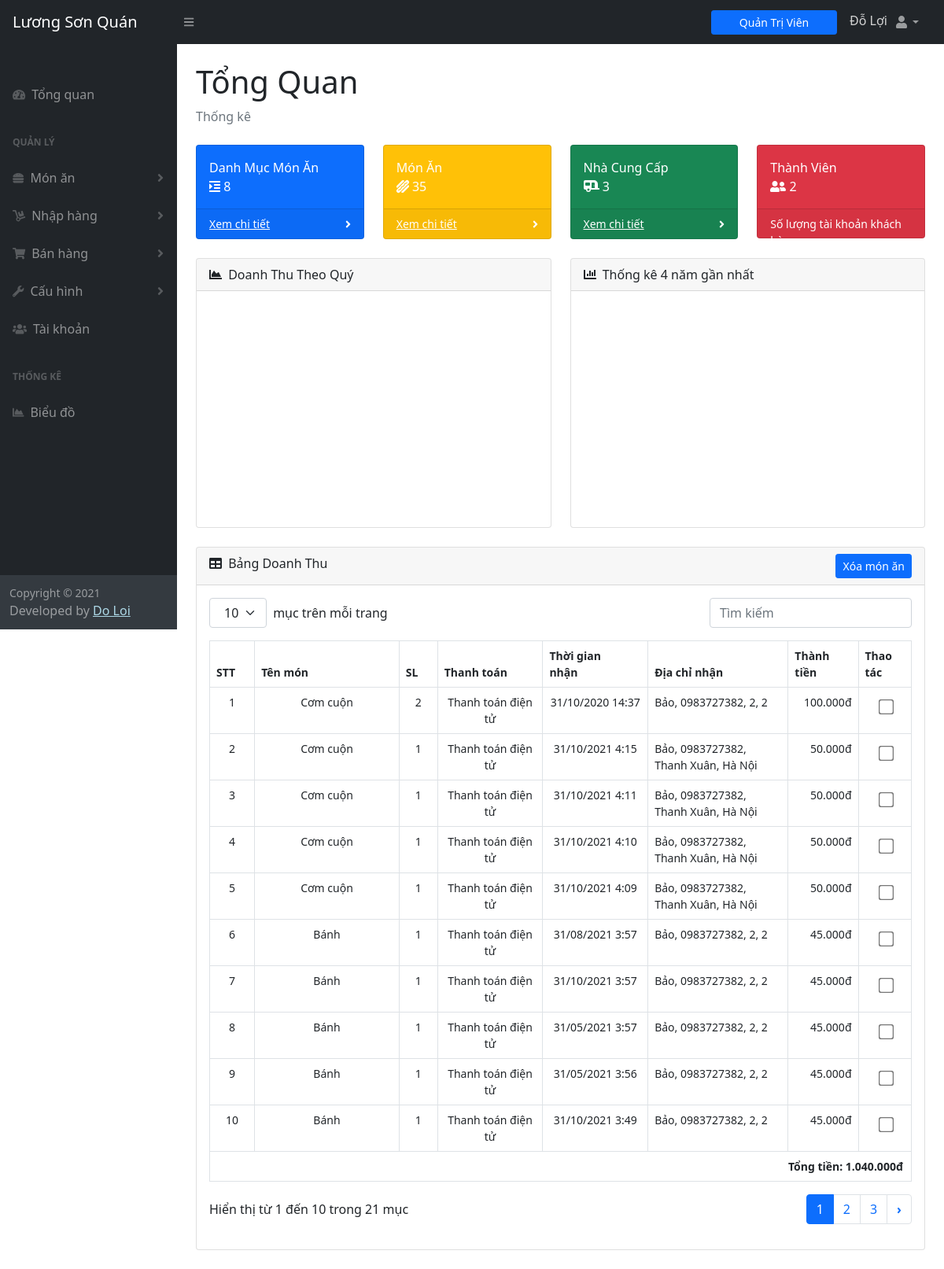
/admin/index.php (signed in), run on the app's committed database.
### tables this page shows
CREATE TABLE `tbl_revenue` (
  `id` int(11) NOT NULL,
  `customerId` int(11) NOT NULL,
  `foodId` int(11) NOT NULL,
  `foodName` varchar(255) NOT NULL,
  `quantity` int(11) NOT NULL,
  `price` varchar(255) NOT NULL,
  `image` varchar(255) NOT NULL,
  `paymethod` varchar(50) NOT NULL,
  `address` varchar(255) NOT NULL,
  `datetime` timestamp NOT NULL DEFAULT current_timestamp()
);

### lib/database.php (called while the page is built, shortened)
<?php
class Database{
    public $host = DB_HOST;
    public $user = DB_USERNAME;
    public $pass = DB_PASSWORD;
    public $dbname = DB_NAME;
    public $link;
    private function connectDB()
    {
        $this->link = new mysqli($this->host, $this->user, $this->pass, $this->dbname);
    }
    public function select($query)
    {
        $result = $this->link->query($query) or die($this->link->error . __LINE__);
        if ($result->num_rows > 0) {
            return $result;
        } else {
            return false;
        }
    }
}
?>

### classes/category.php (called while the page is built, shortened)
<?php
    $filepath = realpath(dirname(__FILE__));
    include_once ($filepath.'/../lib/database.php');
?>
<?php
class category
{
    private $db;
    public function __construct()
    {
        $this->db = new Database();
    }
    public function show_category()
    {
        $query = "SELECT * FROM tbl_category ORDER BY cateId DESC";
        $result = $this->db->select($query);
        return $result;
    }
}
?>

### classes/food.php (called while the page is built, shortened)
<?php
$filepath = realpath(dirname(__FILE__));
include_once($filepath . '/../lib/database.php');
?>
<?php
class food
{
    private $db;
    public function __construct()
    {
        $this->db = new Database();
    }
    public function show_food()
    {
        $query = "SELECT * FROM tbl_food,tbl_category WHERE tbl_food.foodIdCategory = tbl_category.cateId ORDER BY tbl_food.foodId DESC";
        $result = $this->db->select($query);
        return $result;
    }
}
?>

### classes/supplier.php (called while the page is built, shortened)
<?php
    $filepath = realpath(dirname(__FILE__));
    include_once ($filepath.'/../lib/database.php');
?>
<?php
class supplier
{
    private $db;
    public function __construct()
    {
        $this->db = new Database();
    }
    public function show_supplier()
    {
        $query = "SELECT * FROM tbl_supplier ORDER BY supplierId DESC";
        $result = $this->db->select($query);
        return $result;
    }
}
?>

### classes/customer.php (called while the page is built, shortened)
<?php
    $filepath = realpath(dirname(__FILE__));
    include_once ($filepath . '/../lib/database.php');
?>
<?php
class customer {
    private $db;
    public function __construct()
    {
        $this->db = new Database();
    }
    public function show_customers()
    {
        $query = "SELECT * FROM tbl_customer";
        $result = $this->db->select($query);
        return $result;
    }
}
?>

### classes/revenue.php (called while the page is built, shortened)
<?php
$filepath = realpath(dirname(__FILE__));
include_once($filepath . '/../lib/database.php');
?>
<?php
class revenue
{
    private $db;
    public function __construct()
    {
        $this->db = new Database();
    }
    public function show_revenue()
    {
        $query = "SELECT * FROM tbl_revenue ORDER BY id DESC";
        $result = $this->db->select($query);
        return $result;
    }
}
?>

### admin/index.php (the view, shortened to what this page needs)
<?php
include_once '../classes/revenue.php';
$revenue = new revenue();
include_once '../classes/food.php';
$food = new food();
include_once '../classes/category.php';
$cate = new category();
include_once '../classes/customer.php';
$customer = new customer();
include_once '../classes/supplier.php';
$supplier = new supplier();
?>
<!DOCTYPE html>
<html lang="en">
<head>
    <link href="https://cdn.jsdelivr.net/npm/simple-datatables@latest/dist/style.css" rel="stylesheet" />
    <link href="css/styles.css" rel="stylesheet" />
</head>
<body class="sb-nav-fixed">
    <?php include './inc/header.php'; ?>
    <div id="layoutSidenav">
        <?php include './inc/sidebar.php'; ?>
        <div id="layoutSidenav_content">
            <main>
                <div class="container-fluid px-4">
                    <h1 class="mt-4">Tổng Quan</h1>
                    <ol class="breadcrumb mb-4">
                        <li class="breadcrumb-item active">Thống kê</li>
                    </ol>
                    <div class="row">
                        <div class="col-xl-3 col-md-6">
                            <div class="card bg-primary text-white mb-4">
                                <?php
                                    $show_cate = $cate->show_category();
                                    if ($show_cate) {
                                        $count = 0;
                                        while ($row = $show_cate->fetch_assoc()) {
                                            $count++;
                                        }
                                    }
                                    $show_food = $food->show_food();
                                    if ($show_food) {
                                        $count1 = 0;
                                        while ($row = $show_food->fetch_assoc()) {
                                            $count1++;
                                        }
                                    }
                                    $show_supplier = $supplier->show_supplier();
                                    if ($show_supplier) {
                                        $count2 = 0;
                                        while ($row = $show_supplier->fetch_assoc()) {
                                            $count2++;
                                        }
                                    }
                                    $show_customer = $customer->show_customers();
                                    if ($show_customer) {
                                        $count3 = 0;
                                        while ($row = $show_customer->fetch_assoc()) {
                                            $count3++;
                                        }
                                    }
                                ?>
                                <div class="card-body">Danh Mục Món Ăn <br><i class="fas fa-indent"></i> <?= $count ?></div>
                                <div class="card-footer d-flex align-items-center justify-content-between">
                                    <a class="small text-white stretched-link" href="category.php">Xem chi tiết</a>
                                    <div class="small text-white"><i class="fas fa-angle-right"></i></div>
                                </div>
                            </div>
                        </div>
                        <div class="col-xl-3 col-md-6">
                            <div class="card bg-warning text-white mb-4">
                                <div class="card-body">Món Ăn <br><i class="fas fa-hotdog"></i> <?= $count1 ?></div>
                                <div class="card-footer d-flex align-items-center justify-content-between">
                                    <a class="small text-white stretched-link" href="food.php">Xem chi tiết</a>
                                    <div class="small text-white"><i class="fas fa-angle-right"></i></div>
                                </div>
                            </div>
                        </div>
                        <div class="col-xl-3 col-md-6">
                            <div class="card bg-success text-white mb-4">
                                <div class="card-body">Nhà Cung Cấp <br><i class="fas fa-caravan"></i> <?= $count2 ?></div>
                                <div class="card-footer d-flex align-items-center justify-content-between">
                                    <a class="small text-white stretched-link" href="supplier.php">Xem chi tiết</a>
                                    <div class="small text-white"><i class="fas fa-angle-right"></i></div>
                                </div>
                            </div>
                        </div>
                        <div class="col-xl-3 col-md-6">
                            <div class="card bg-danger text-white mb-4">
                                <div class="card-body">Thành Viên <br><i class="fas fa-user-friends"></i> <?= $count3 ?></div>
                                <div class="card-footer d-flex align-items-center justify-content-between">
                                    <div class="small text-white" style="height: 20px;">Số lượng tài khoản khách hàng</div>
                                </div>
                            </div>
                        </div>
                    </div>
                    <div class="row">
                        <div class="col-xl-6">
                            <div class="card mb-4">
                                <div class="card-header">
                                    <i class="fas fa-chart-area me-1"></i>
                                    Doanh Thu Theo Quý
                                </div>
                                <div class="card-body p-0">
                                    <div id="chart_div" style="height: 300px;"></div>
                                </div>
                            </div>
                        </div>
                        <div class="col-xl-6">
                            <div class="card mb-4">
                                <div class="card-header">
                                    <i class="fas fa-chart-bar me-1"></i>
                                    Thống kê 4 năm gần nhất
                                </div>
                                <div class="card-body p-0">
                                    <div id="columnchart_material" style="width: 100%; height: 300px;"></div>
                                </div>
                            </div>
                        </div>
                    </div>
                    <form action="" method="post">
                        <div class="card mb-4">
                            <div class="card-header">
                                <i class="fas fa-table me-1"></i>
                                Bảng Doanh Thu
                                <button type="submit" name="delete" class="btn btn-primary btn-sm mr-2" onclick="return confirm('Bạn chắc chắn muốn xóa các mục đã chọn?')" style="float: right;">Xóa món ăn</button>
                            </div>
                            <div class="card-body">
                                <table id="datatablesSimple">
                                    <thead>
                                        <tr>
                                            <th>STT</th>
                                            <th>Tên món</th>
                                            <th>SL</th>
                                            <th>Thanh toán</th>
                                            <th>Thời gian nhận</th>
                                            <th>Địa chỉ nhận</th>
                                            <th>Thành tiền</th>
                                            <th>Thao tác</th>
                                        </tr>
                                    </thead>
                                    <tbody>
                                        <?php
                                        $show_revenue = $revenue->show_revenue();
                                        if ($show_revenue) {
                                            $i = 1;
                                            $total = 0;
                                            while ($row = $show_revenue->fetch_assoc()) {
                                        ?>
                                                <tr>
                                                    <td style="width:4%;text-align: center;"><?= $i ?></td>
                                                    <td style="text-align: center;"><?= $row['foodName'] ?></td>
                                                    <td style="width:4%;text-align: center;"><?= $row['quantity'] ?></td>
                                                    <td style="width:15%;text-align: center;"><?= $row['paymethod'] ?></td>
                                                    <td style="width:15%;text-align: center;"><?= date("d/m/Y  G:i", strtotime($row['datetime'])) ?></td>
                                                    <td style="width:20%"><?= $row['address'] ?></td>
                                                    <td style="width:10%;text-align: right;"><?= number_format($row['price'], 0, '', '.') . 'đ' ?></td>
                                                    <td style="width:5%;text-align: center;">
                                                        <input type="checkbox" name="del[]" value="<?= $row['id'] ?>" style="transform: scale(1.5);-webkit-transform: scale(1.5);cursor:pointer;margin-top: 10px; margin-left: 4px;">
                                                    </td>
                                                </tr>
                                        <?php
                                                $i++;
                                                $total += $row['price'];
                                            }
                                        }
                                        ?>
                                    </tbody>
                                    <tr>
                                        <th colspan="8" style="text-align: right;padding-right: 10px;">Tổng tiền: <?= number_format($total, 0, '', '.') . 'đ' ?></th>
                                    </tr>
                                </table>
                            </div>
                        </div>
                    </form>
                </div>
            </main>
        </div>
    </div>
</body>
</html>

### data on the page
tbl_revenue: foodName "Cơm cuộn", quantity "2", paymethod "Thanh toán điện tử", datetime "31/10/2020 14:37", address "Bảo, 0983727382, 2, 2", price "100.000"
tbl_revenue: foodName "Cơm cuộn", quantity "1", paymethod "Thanh toán điện tử", datetime "31/10/2021 4:15", address "Bảo, 0983727382, Thanh Xuân, Hà Nội", price "50.000"
tbl_revenue: foodName "Cơm cuộn", quantity "1", paymethod "Thanh toán điện tử", datetime "31/10/2021 4:11", address "Bảo, 0983727382, Thanh Xuân, Hà Nội", price "50.000"
tbl_revenue: foodName "Cơm cuộn", quantity "1", paymethod "Thanh toán điện tử", datetime "31/10/2021 4:10", address "Bảo, 0983727382, Thanh Xuân, Hà Nội", price "50.000"
tbl_revenue: foodName "Cơm cuộn", quantity "1", paymethod "Thanh toán điện tử", datetime "31/10/2021 4:09", address "Bảo, 0983727382, Thanh Xuân, Hà Nội", price "50.000"
tbl_revenue: foodName "Bánh", quantity "1", paymethod "Thanh toán điện tử", datetime "31/08/2021 3:57", address "Bảo, 0983727382, 2, 2", price "45.000"
tbl_revenue: foodName "Bánh", quantity "1", paymethod "Thanh toán điện tử", datetime "31/10/2021 3:57", address "Bảo, 0983727382, 2, 2", price "45.000"
tbl_revenue: foodName "Bánh", quantity "1", paymethod "Thanh toán điện tử", datetime "31/05/2021 3:57", address "Bảo, 0983727382, 2, 2", price "45.000"
tbl_revenue: foodName "Bánh", quantity "1", paymethod "Thanh toán điện tử", datetime "31/05/2021 3:56", address "Bảo, 0983727382, 2, 2", price "45.000"
tbl_revenue: foodName "Bánh", quantity "1", paymethod "Thanh toán điện tử", datetime "31/10/2021 3:49", address "Bảo, 0983727382, 2, 2", price "45.000"

### other printed values
Session::get('adminName') "Đỗ Lợi"
$count "8"
$count1 "35"
$count2 "3"
$count3 "2"
$total "1.040.000"
